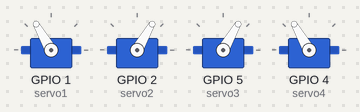
A sketch run on a simulated ESP32. Parts: 4 × servo. What the sketch prints to the serial monitor is not drawn.

Above: at 7.6 s.
At 11.4 s:
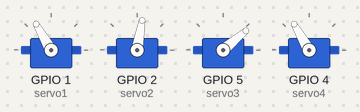
At 15.3 s:
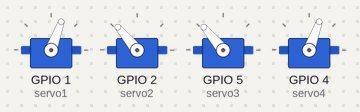
At 22.6 s:
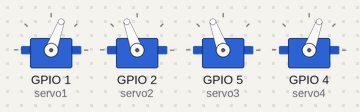
At 30.5 s:
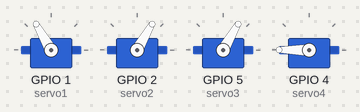
At 38.65 s:
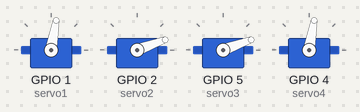
Timing chart, 0 to 40.0 s (numbered marks = the images above):
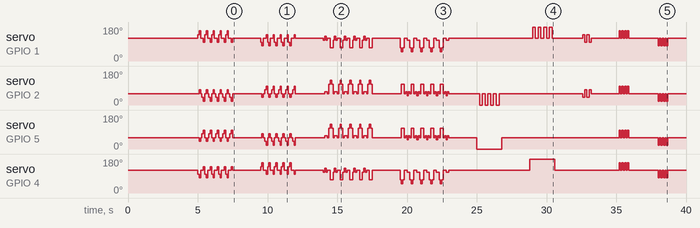

Measured:
- by itself, servo on GPIO 2 (servo2): 60° → 80° at 5.1 s, → 60° 0.10 s later, → 40° 0.10 s later, → 20° 0.10 s later, … (139 changes in this stretch)
- by itself, servo on GPIO 5 (servo3): 60° → 40° at 5.1 s, → 60° 0.10 s later, → 80° 0.10 s later, → 100° 0.10 s later, … (128 changes in this stretch)
- by itself, servo on GPIO 4 (servo4): 120° → 100° at 5.0 s, → 80° 0.10 s later, → 120° 0.10 s later, → 140° 0.20 s later, … (112 changes in this stretch)
- by itself, servo on GPIO 1 (servo1): 120° → 140° at 5.0 s, → 160° 0.10 s later, → 120° 0.10 s later, → 100° 0.20 s later, … (123 changes in this stretch)

The sketch:

Pet_Bot.ino
```cpp
//                Back
//  ----- --------     --------- -----
//    14 |  B_LEFT |   | B_RIGHT | 27
//       | SERVO 3 |   | SERVO 4 |
//        --------     --------
//       | F_LEFT  |  | F_RIGHT  |
//    13 | SERVO 1 |  |  SERVO 2 | 12
//  ----- --------    --------- -----
//                Front

// OLD PIN SETUP //
// IO1 - servo 1
// IO2 - servo 2
// IO3 - servo 3
// IO4 - servo 4

// NEW PIN SETUP //
// IO1 - servo 2
// IO2 - servo 4
// IO3 - servo 1
// IO4 - servo 3


#include <ESP32Servo.h>

// Servo declarations
Servo servo1;  // Right leg 13
Servo servo2;  // Left leg 12
Servo servo3;  // Right arm 14
Servo servo4;  // Left arm 27

// Home angles
int home1 = 120;
int home2 = 60;
int home3 = 60;
int home4 = 120;
int home = 90;

void standhome() {
  servo1.write(home1);
  servo2.write(home2);
  servo3.write(home3);
  servo4.write(home4);
}

void sithome() {
  servo1.write(180);
  servo2.write(0);
  servo3.write(0);
  servo4.write(180);
}

// ---------- MOVEMENTS ----------
void walkForward(unsigned int steps) {
  for (unsigned int i = 0; i < steps; i++) {
    servo1.write(home1 + 20);
    servo4.write(home4 - 20);
    delay(100);
    servo1.write(home1 + 40);
    servo4.write(home4 - 40);
    servo2.write(home2 + 20);
    servo3.write(home3 - 20);
    delay(100);
    standhome();
    delay(100);
    servo2.write(home2 - 20);
    servo3.write(home3 + 20);
    delay(100);
    servo1.write(home1 - 20);
    servo4.write(home4 + 20);
    servo2.write(home2 - 40);
    servo3.write(home3 + 40);
    delay(100);
    standhome();
  }
}

void walkBackward(unsigned int steps) {
  for (unsigned int i = 0; i < steps; i++) {
    servo1.write(home1 - 20);
    servo4.write(home4 + 20);
    delay(100);
    servo1.write(home1 - 40);
    servo4.write(home4 + 40);
    servo2.write(home2 - 20);
    servo3.write(home3 + 20);
    delay(100);
    standhome();
    delay(100);
    servo2.write(home2 + 20);
    servo3.write(home3 - 20);
    delay(100);
    servo1.write(home1 + 20);
    servo4.write(home4 - 20);
    servo2.write(home2 + 40);
    servo3.write(home3 - 40);
    delay(100);
    standhome();
  }
}

void turnLeft(unsigned int steps) {
for (unsigned int i = 0; i < steps; i++) {
    servo1.write(home + 20);
    servo4.write(home + 20);
    delay(100);
    servo1.write(home + 40);
    servo4.write(home + 40);
    servo2.write(home - 20);
    servo3.write(home - 20);
    delay(100);
    servo1.write(home + 20);
    servo4.write(home + 20);
    servo2.write(home - 20);
    servo3.write(home - 20);
    delay(100);
    standhome();
    delay(100);
    servo2.write(home + 20);
    servo3.write(home + 20);
    delay(100);
    servo1.write(home - 20);
    servo4.write(home - 20);
    servo2.write(home + 40);
    servo3.write(home + 40);
    delay(100);
    servo1.write(home - 20);
    servo4.write(home - 20);
    servo2.write(home + 20);
    servo3.write(home + 20);
    delay(100);
    standhome();
  }
}

void turnRight(unsigned int steps) {
for (unsigned int i = 0; i < steps; i++) {
    servo1.write(home - 20);
    servo4.write(home - 20);
    delay(100);
    servo1.write(home - 40);
    servo4.write(home - 40);
    servo2.write(home + 20);
    servo3.write(home + 20);
    delay(100);
    servo1.write(home - 20);
    servo4.write(home - 20);
    servo2.write(home + 20);
    servo3.write(home + 20);
    delay(100);
    standhome();
    delay(100);
    servo2.write(home - 20);
    servo3.write(home - 20);
    delay(100);
    servo1.write(home + 20);
    servo4.write(home + 20);
    servo2.write(home - 40);
    servo3.write(home - 40);
    delay(100);
    servo1.write(home + 20);
    servo4.write(home + 20);
    servo2.write(home - 20);
    servo3.write(home - 20);
    delay(100);
    standhome();
  }
}

void wink(unsigned int times) {
  servo3.write(0);
  delay(200);
  for (unsigned int i = 0; i < times; i++) {
    servo2.write(home - 90);
    delay(200);
    servo2.write(home - 30);
    delay(200);
  }
  standhome();
}

void handshake(unsigned int times) {
  servo4.write(180);
  delay(200);
  for (unsigned int i = 0; i < times; i++) {
    servo1.write(home + 90);
    delay(200);
    servo1.write(home + 30);
    delay(200);
  }
  standhome();
}

void twist() {
  for (int i = 0; i < 2; i++) {
    servo1.write(home1 + 20);
    servo2.write(home2 - 20);
    delay(150);
    servo1.write(home1 - 20);
    servo2.write(home2 + 20);
    delay(150);
  }
  standhome();
}

void shakeL(unsigned int steps) {
  for (unsigned int i = 0; i < steps; i++) {
    servo1.write(home1 + 40);
    servo2.write(home2 + 40);
    servo3.write(home3 + 40);
    servo4.write(home4 + 40);
    delay(100);
    standhome();
    delay(100);
  }
}

void shakeR(unsigned int steps) {
  for (unsigned int i = 0; i < steps; i++) {
    servo1.write(home1 - 40);
    servo2.write(home2 - 40);
    servo3.write(home3 - 40);
    servo4.write(home4 - 40);
    delay(100);
    standhome();
    delay(100);
  }
}

void downaction(unsigned int step) {
  while (step-- > 0){
  sithome();
  delay(100);
  standhome();
  delay(100);
  }
}

void RUN(unsigned int steps) {
for (unsigned int i = 0; i < steps; i++) {
    servo1.write(home1 + 60);
    servo4.write(home4 - 60);
    servo2.write(home2 - 60);
    servo3.write(home3 + 60);
    standhome();
    delay(100);
    servo1.write(home1 - 60);
    servo4.write(home4 + 60);
    servo2.write(home2 + 60);
    servo3.write(home3 - 60);
    standhome();
    servo1.write(home1 + 60);
    servo4.write(home4 - 60);
    servo2.write(home2 - 60);
    servo3.write(home3 + 60);
    delay(100);
    standhome();

  }
}


void RUNBACK(unsigned int steps) {
for (unsigned int i = 0; i < steps; i++) {
    servo1.write(home1 - 60);
    servo4.write(home4 + 60);
    servo2.write(home2 + 60);
    servo3.write(home3 - 60);
    standhome();
    delay(100);
    servo1.write(home1 + 60);
    servo4.write(home4 - 60);
    servo2.write(home2 - 60);
    servo3.write(home3 + 60);
    standhome();
    servo1.write(home1 - 60);
    servo4.write(home4 + 60);
    servo2.write(home2 + 60);
    servo3.write(home3 - 60);
    delay(100);
    standhome();
  }
}


void setup() {
  Serial.begin(115200);
  servo1.attach(1);  // Right leg
  servo2.attach(2);  // Left leg
  servo3.attach(5);  // Right arm
  servo4.attach(4);  // Left arm
  standhome();
  delay(1000);
  Serial.println("COBOT DEMO START");
}

void loop() {
  standhome();
  delay(4000);

  walkForward(5);
  delay(2000);

  walkBackward(5);
  delay(2000);

  turnLeft(5);
  delay(2000);

  turnRight(5);
  delay(2000);

  wink(4);
  delay(2000);

  handshake(4);
  delay(2000);

  twist();
  delay(2000);

  shakeL(4);
  delay(2000);

  shakeR(4);
  delay(2000);

  sithome();
  delay(2000);

  standhome();
  delay(2000);
}
```
